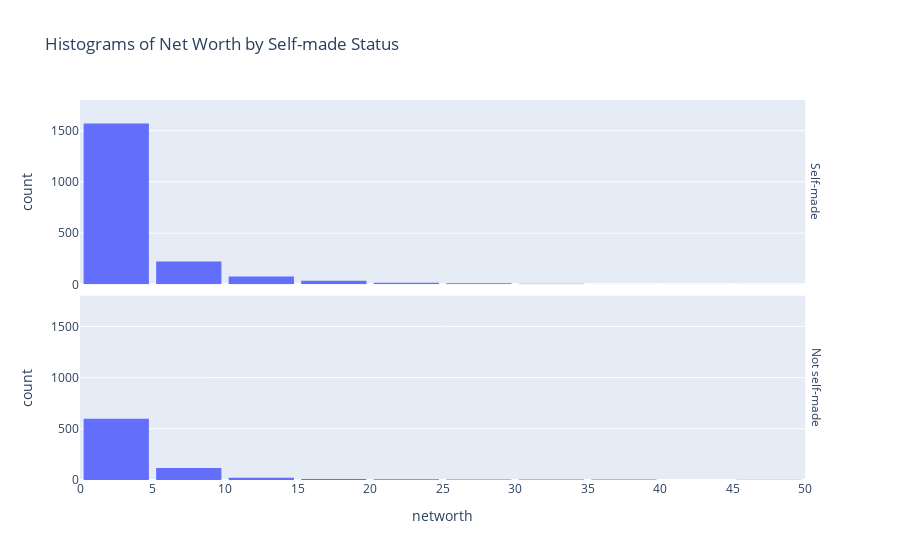

Notebook code for this chart:
### Code cell
df_selfmade = df[~df['self_made'].isnull()]
fig = px.histogram(df_selfmade, 
                   x="networth", 
                   facet_row="self_made", 
                   range_x=(0, 50), 
                   range_y=(0, 1600),
                   facet_col_spacing=0.05,
                   nbins=40, 
                   title="Histograms of Net Worth by Self-made Status")

fig.update_layout(bargap=0.1)
fig.update_yaxes(range=[0, 1800])
fig.update_xaxes(nticks=20)
fig.for_each_annotation(lambda a: a.update(text=a.text.split("=")[-1]))

display(fig)

### Figure 1 — Plotly figure (JSON) as saved in the notebook; plotly's stock layout.template omitted (floating-point values rounded to 4 significant figures; data arrays with more than 128 entries replaced by an {"elided": "..."} marker saying what was removed)
{"data": [{"alignmentgroup": "True", "bingroup": "x", "hovertemplate": "self_made=Self-made<br>networth=%{x}<br>count=%{y}<extra></extra>", "legendgroup": "", "marker": {"color": "#636efa", "pattern": {"shape": ""}}, "name": "", "nbinsx": 40, "offsetgroup": "", "orientation": "v", "showlegend": false, "type": "histogram", "x": {"elided": "1960 float values"}, "xaxis": "x2", "yaxis": "y2"}, {"alignmentgroup": "True", "bingroup": "x", "hovertemplate": "self_made=Not self-made<br>networth=%{x}<br>count=%{y}<extra></extra>", "legendgroup": "", "marker": {"color": "#636efa", "pattern": {"shape": ""}}, "name": "", "nbinsx": 40, "offsetgroup": "", "orientation": "v", "showlegend": false, "type": "histogram", "x": {"elided": "777 float values"}, "xaxis": "x", "yaxis": "y"}], "layout": {"annotations": [{"font": {}, "showarrow": false, "text": "Not self-made", "textangle": 90, "x": 0.98, "xanchor": "left", "xref": "paper", "y": 0.2425, "yanchor": "middle", "yref": "paper"}, {"font": {}, "showarrow": false, "text": "Self-made", "textangle": 90, "x": 0.98, "xanchor": "left", "xref": "paper", "y": 0.7575, "yanchor": "middle", "yref": "paper"}], "bargap": 0.1, "barmode": "relative", "legend": {"tracegroupgap": 0}, "title": {"text": "Histograms of Net Worth by Self-made Status"}, "xaxis": {"anchor": "y", "domain": [0, 0.98], "nticks": 20, "range": [0, 50], "title": {"text": "networth"}}, "xaxis2": {"anchor": "y2", "domain": [0, 0.98], "matches": "x", "nticks": 20, "showticklabels": false}, "yaxis": {"anchor": "x", "domain": [0, 0.485], "range": [0, 1800], "title": {"text": "count"}}, "yaxis2": {"anchor": "x2", "domain": [0.515, 1], "matches": "y", "range": [0, 1800], "title": {"text": "count"}}}}
